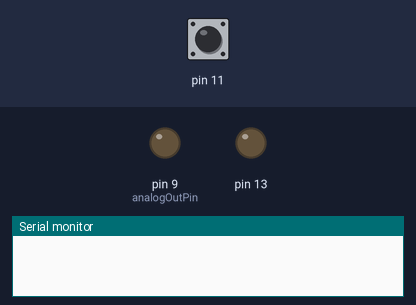
The sketch below on a simulated Arduino Uno, built with avr-gcc and run on an emulated ATmega328P. On the bench: output pins drawn as LEDs (lit = HIGH), the last lines printed to the serial monitor. Inputs (shaded band) come from the test bench; at power-on: pin 11 HIGH.

Above: at 1.2 s.
1.3 s: pin 11 pulled LOW for 3.2 s
At 1.6 s:
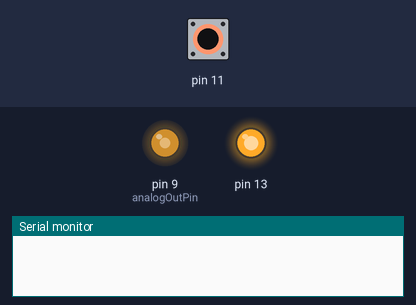
At 5.1 s:
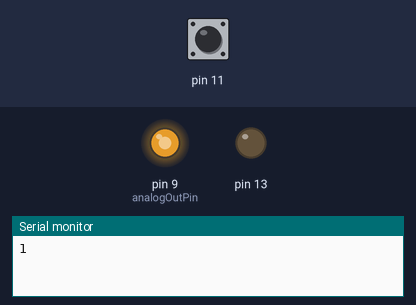
6.0 s: pin 11 pulled LOW for 1 s
At 6.8 s:
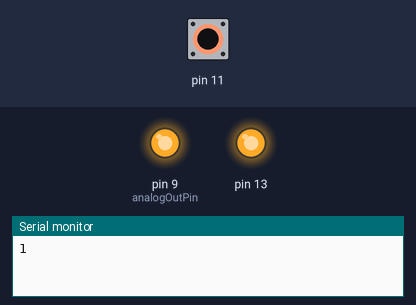
10.0 s: pin 11 pulled LOW for 0.15 s
Timing chart, 0 to 13.0 s (numbered marks = the images above; inputs shaded):
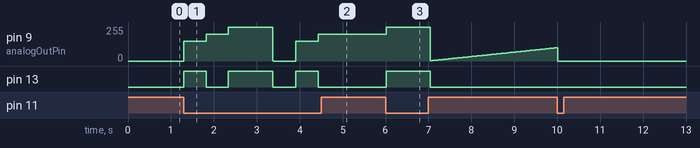

Measured:
- after the input at 1.3 s, pin 9 (analogOutPin): 0/255 → 150/255 at once, → 200/255 0.52 s later, → 255/255 0.52 s later, → 0/255 1.0 s later, … (6 changes in this stretch); pin 13: goes HIGH 0.52 s, LOW 0.52 s, HIGH 1.0 s, LOW 0.54 s, HIGH 0.52 s, then LOW, starting at once
- after the input at 6.0 s, pin 13: LOW → HIGH at once, → LOW 1.0 s later

The sketch:

SK_Electro1.1v.ino
```cpp
#include <MsTimer2.h>
int FanSpeed;
unsigned long currentMillis;
int ledState;
const int analogInPin = A0;  // Analog input pin that the potentiometer is attached to
const int analogOutPin = 9; // Analog output pin that the LED is attached to
byte i1, i2;
int sensorValue = 0;        // value read from the pot
int outputValue = 0;        // value output to the PWM (analog out)
int AvoidChattering = 0;
int FanMode = 0;
int incomingByte = 0;   // for incoming serial data
byte receiveData;
unsigned long previousMillis = 0;        // will store last time LED was updated
const long interval = 15000;           // interval at which to blink (milliseconds)
void setup() {

//  MsTimer2::set(500, flash);
//  MsTimer2::start();

  pinMode(13, OUTPUT);
  pinMode(11, INPUT_PULLUP);
  // initialize serial communications at 9600 bps:
  Serial.begin(9600);
  i1 = 0;
  TCCR1B &= B11111000;
  TCCR1B |= B00000001;
}
void flash() {
  static boolean output = HIGH;

  digitalWrite(13, output);
  output = !output;
}

void timerFire() {
  //100ms毎にここが呼び出される
digitalWrite(13, 1);
//delay(500);
//digitalWrite(13, 0);
}

void startFan() {
  for (i1 = 0; i1 < 250; i1++) {
    analogWrite(9, i1);
    delay(10);
  }
}
void GradationStartFan(int maxSpeed) {
  if (maxSpeed > FanSpeed) {
    FanSpeed++;
  }
      Serial.print(FanSpeed, DEC);

  analogWrite(9, FanSpeed);
  delay(10);
}
void GradationStopFan() {
  if (FanSpeed >= 1) {
    FanSpeed--;
  }
        Serial.print(FanSpeed, DEC);
  analogWrite(9, FanSpeed);
  delay(10);
}
void stopFan() {
  for (i1 = 250; i1 > 0; i1--) {
    analogWrite(9, i1);
    delay(10);
  }
}


void loop() {
//while(1){}
  while (1) {
    if (digitalRead(11) == 0) {
      FanMode++;
      if (FanMode == 5) {
        FanMode = 0;
      }
      switch (FanMode) {
        case 0:
          digitalWrite(13, 0);
          analogWrite(9, 0);
          break;
        case 1:
          digitalWrite(13, 1);
          analogWrite(9, 150);
          break;
        case 2:
          digitalWrite(13, 0);
          analogWrite(9, 200);
          break;
        case 3:
          digitalWrite(13, 1);
          analogWrite(9, 255);
          break;
        case 4:
          break;
        case 5:
          digitalWrite(13, 1);
          break;
      }
      delay(500);
    }
    delay(10);
    if (FanMode == 4) {
      currentMillis = millis();
      digitalWrite(13, 0);
      if (currentMillis - previousMillis >= interval) {
        previousMillis = currentMillis;
        if (ledState == LOW) {
          ledState = HIGH;
    //      GradationStartFan(255);
          //              analogWrite(9, 255);
        }
        else {
          ledState = LOW;
  //        GradationStopFan();
          //              analogWrite(9, 0);
        }
      }
      if(ledState==0){
                GradationStartFan(255);}else{
                  GradationStopFan();
                }
    }
    delay(10);
  }


  if (Serial.available() > 0) {
    // read the incoming byte:
    incomingByte = Serial.read();

    // say what you got:
    Serial.print("Speed:  ");
    //                Serial.println(incomingByte, DEC);
    Serial.print(incomingByte - 48, DEC);
    Serial.println("0%");
    receiveData = (incomingByte - 48) * 25;
  }
  outputValue = i1;
  i1 = i1 + 1;
  // change the analog out value:
  analogWrite(9, receiveData);

  //  Serial.print(sensorValue);

  //Serial.println(outputValue);
  delay(10);
}
```
